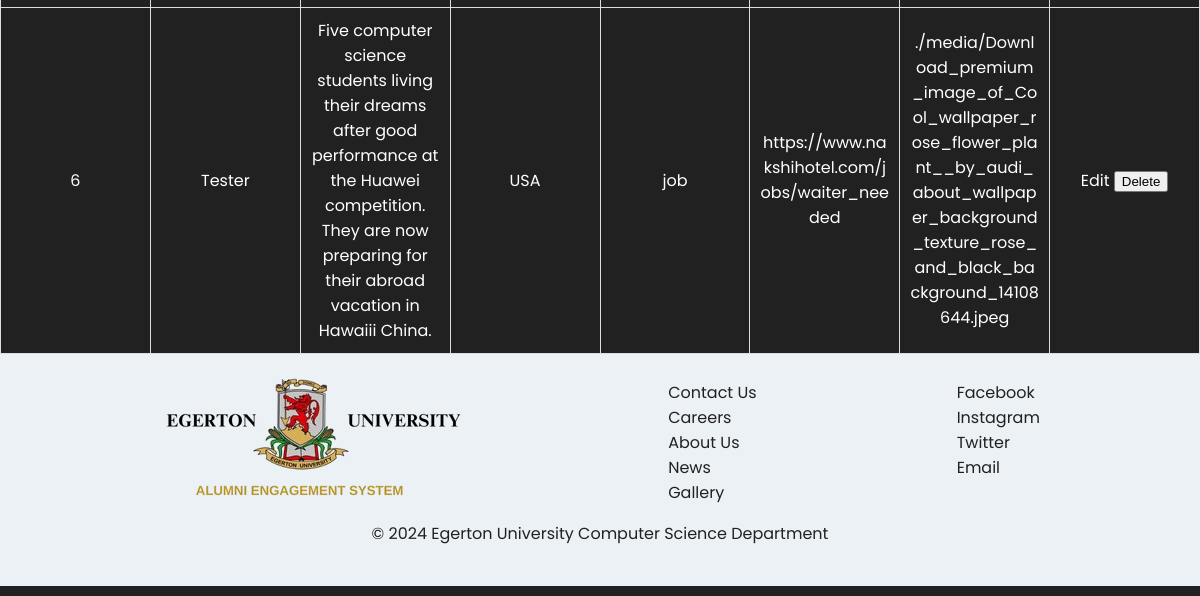
Page /view_jobs (lower part) on the earlier database version.
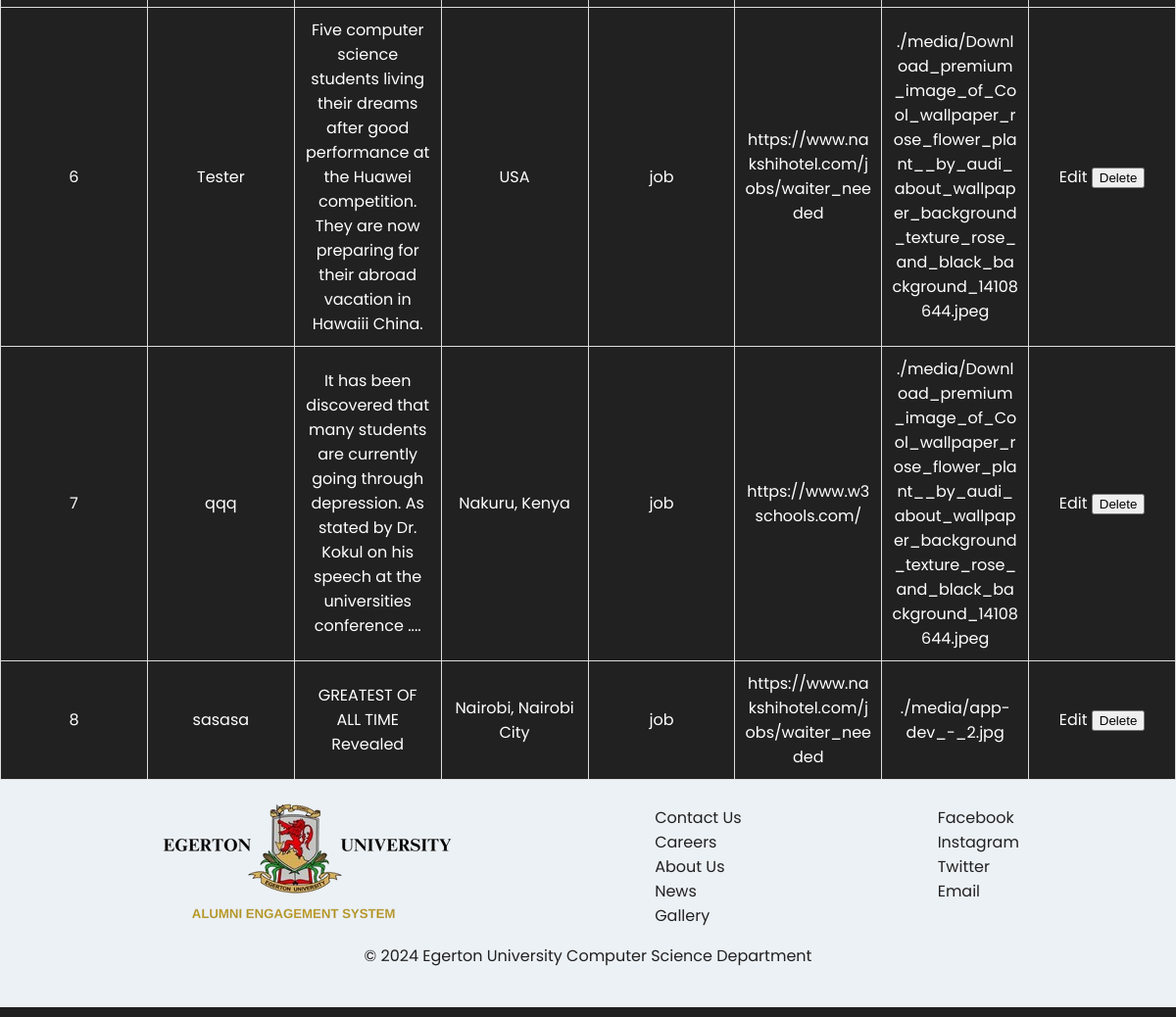
Same page on the later database version.
### website/models.py (models this page shows)
class Jobs(db.Model):
    id = db.Column(db.Integer, primary_key = True)
    title = db.Column(db.String(100) , nullable = False)
    body = db.Column(db.String(1000) , nullable = False)
    location = db.Column(db.String(50) , nullable = False)
    job_type = db.Column(db.String(100) , nullable = False)
    link = db.Column(db.String(100) , nullable = False)
    image = db.Column(db.String(1000) , nullable = False)

### website/admin.py (the view)
@admin.route('/view_jobs')
def all_jobs():
    all_jobs = Jobs.query.all()
    return render_template("all_jobs.html" , all_jobs = all_jobs)

### website/templates/all_jobs.html (shortened to what this page needs)
{% extends "base.html" %}
{% block body %}
<table>
    <tbody>
        {% for job in all_jobs %}
        <tr>
            <td>{{ job.id }}</td>
            <td>{{ job.title }}</td>
            <td>{{ job.body }}</td>
            <td>{{ job.location }}</td>
            <td> {{ job.job_type }} </td>
            <td> {{ job.link }} </td>
            <td> {{ job.image }} </td>
            <td>
                <a>Edit</a>
                <button>Delete</button>
            </td>
        </tr>
        {% endfor %}
    </tbody>
</table>
{% endblock %}

Differences in the rows shown:
added Jobs: id "7", title "qqq", body "It has been discovered that many students are currently going through depression. As stated by Dr. Kokul on his speech at the universities conference ....", location "Nakuru, Kenya", job_type "job", link "https://www.w3schools.com/", image "./media/Download_premium_image_of_Cool_wallpaper_rose_flower_plant__by_audi_about_wallpaper_background_texture_rose_and_black_background_14108644.jpeg"
added Jobs: id "8", title "sasasa", body "GREATEST OF ALL TIME Revealed", location "Nairobi, Nairobi City", job_type "job", link "https://www.nakshihotel.com/jobs/waiter_needed", image "./media/app-dev_-_2.jpg"
